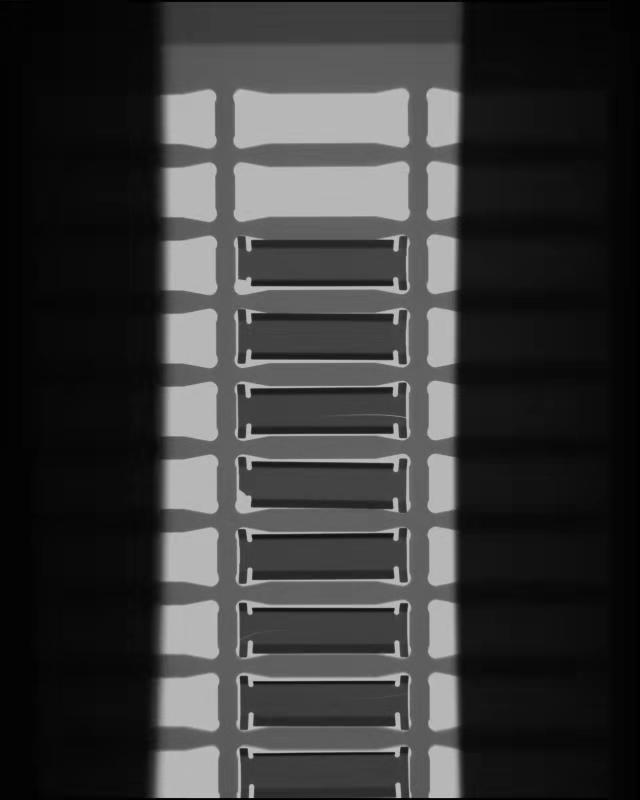
#> input picture data/images/ce01.jpg, 640 x 800 px
$ python day072.py
#> lines starting #> are read from the running program, lines starting #| are printed output that depends on the picture; after the words box and inside, x2 and y2 are one past the last pixel; in counts of white or black regions, pixels touching at a corner belong together
'''
Author       : Bingqiang Zhou
Date         : 2021-02-24 19:36:28
LastEditors  : Bingqiang Zhou
LastEditTime : 2021-02-24 22:30:35
Description  : 二值图像分析案例 – 缺陷检测一
    二值图像分析的案例，通过这些案例知识把前面所学的知识点串联起来使用，实现有一定工业实用价值的代码。
    缺陷检测一，分为两个部分，一个部分是提取指定的轮廓，第二个部分通过对比实现划痕检测与缺角检测。
    本次分享主要搞定第一部分，学会观察图像与提取图像ROI对象轮廓外接矩形与轮廓。
'''

import cv2 as cv
import matplotlib.pyplot as plt

src = cv.imread("../data/images/ce01.jpg")
#> src is the input picture: shape (800, 640, 3); min 0, max 201, mean 56.3

# 图像二值化
gray = cv.cvtColor(src, cv.COLOR_BGR2GRAY)
thresh, binary = cv.threshold(gray, 0, 255, cv.THRESH_OTSU | cv.THRESH_BINARY_INV)
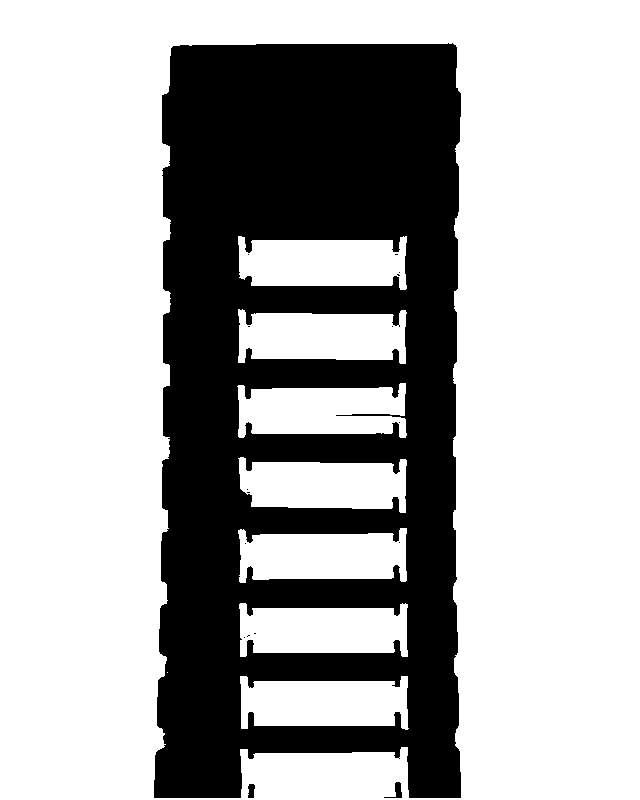
#> binary: shape (800, 640); 68.4% white; 17 black regions (14 under 20 px), largest, box (x1, y1, x2, y2) and area: (154, 43, 461, 798) 161743, (384, 782, 402, 798) 106, (248, 784, 255, 798) 81
#> thresh = 76

# 开操作去掉小块干扰
kernel = cv.getStructuringElement(cv.MORPH_RECT, (3, 3), (-1, -1))
binary = cv.morphologyEx(binary, cv.MORPH_OPEN, kernel)
#> binary: shape (800, 640); 68.3% white; 7 black regions (4 under 20 px)

# 轮廓提取
contours, hierarchy = cv.findContours(binary, cv.RETR_LIST, cv.CHAIN_APPROX_SIMPLE)
#> contours = 18 contours, 7 with area under 20; largest, box (x1, y1, x2, y2) and area: (0, 0, 640, 800) 510561, (153, 42, 462, 799) 214732, (238, 310, 406, 364) 7201, (238, 236, 407, 290) 7144, (239, 603, 408, 657) 7138
height, width = src.shape[:2]
#> height = 800; width = 640
for c in range(len(contours)):
    x, y, w, h = cv.boundingRect(contours[c])
    area = cv.contourArea(contours[c])
    if area < 150: # 去掉过小的轮廓
        continue
    if h > (height // 2): # 去掉外层大框框
        continue
    cv.rectangle(src, (x, y), (x+w, y+h), (0, 0, 255), 2)
    cv.drawContours(src, contours, c, (0, 255, 0), 2)
#> this loop made 18 passes
#> (x, y, w, h, area) on passes 1, 2, 3, 8, 11, 12, 13, 15, 16, 17, 18: (247, 783, 9, 16, 100.5), (383, 781, 20, 18, 137.5), (240, 676, 168, 54, 7115), (239, 603, 169, 54, 7138), (238, 528, 169, 55, 7128), (239, 457, 168, 56, 7041), (238, 383, 169, 55, 7067), (238, 310, 168, 54, 7201), (238, 236, 169, 54, 7143.5), (153, 42, 309, 757, 214731.5), (0, 0, 640, 800, 510561)
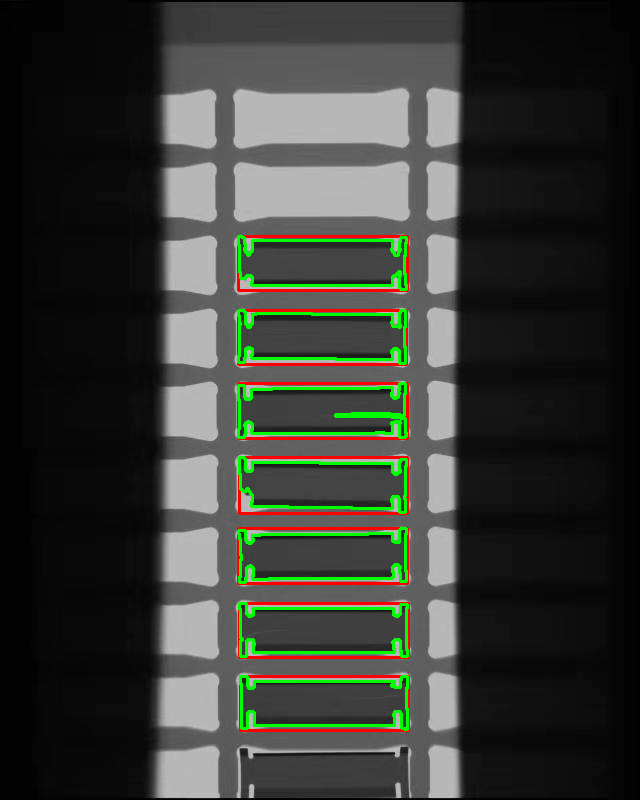
#> src: shape (800, 640, 3); 3.81% of pixels changed, all inside (x1, y1, x2, y2) = (237, 235, 410, 732)

# 可视化
rows = 1
cols = 2
images = [src, binary]
titles = ["result", "binay"]
plt.figure(figsize=(cols * 4, rows * 3)) # Width, height in inches.
for index, image in enumerate(images):
    plt.subplot(rows, cols, index + 1)
    if index >= len(titles):
        plt.title("image")
    else:
        plt.title(titles[index])
    plt.axis("off")
    if image.ndim > 2:
        plt.imshow(image[:, :, ::-1])
    else:
        plt.imshow(image, cmap="gray")
#> this loop made 2 passes
plt.show()
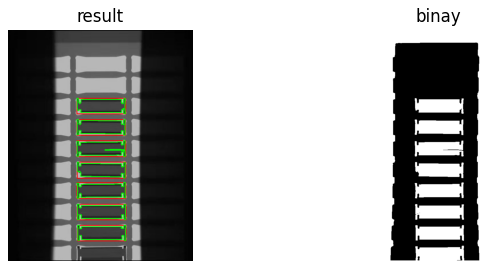
#> figure drawn by matplotlib, 2 panels

$ run again, with data/images/ce02.jpg copied over data/images/ce01.jpg
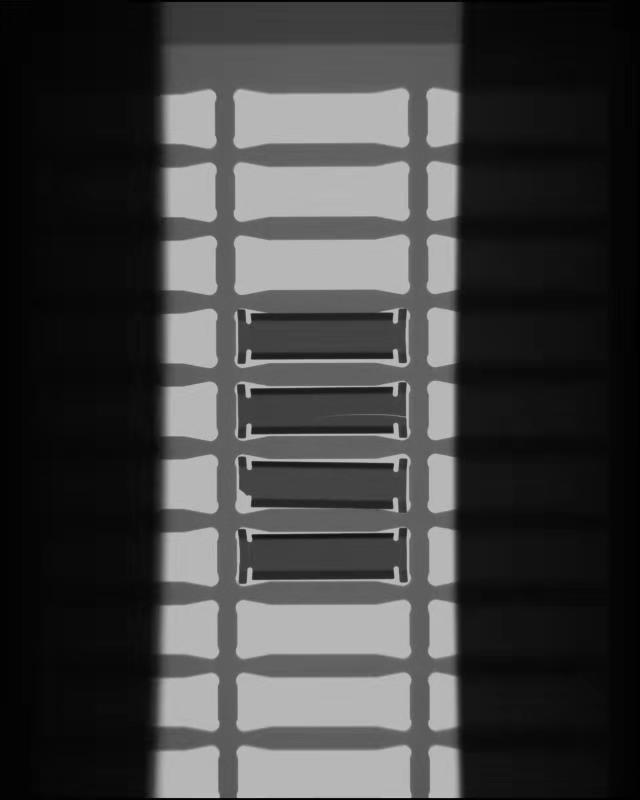
#> input picture data/images/ce02.jpg, 640 x 800 px
#> src is the input picture: shape (800, 640, 3); min 0, max 201, mean 63.9
#> `thresh, binary = cv.threshold(gray, 0, 255, cv.THRESH_OTSU | cv.THRESH..`:
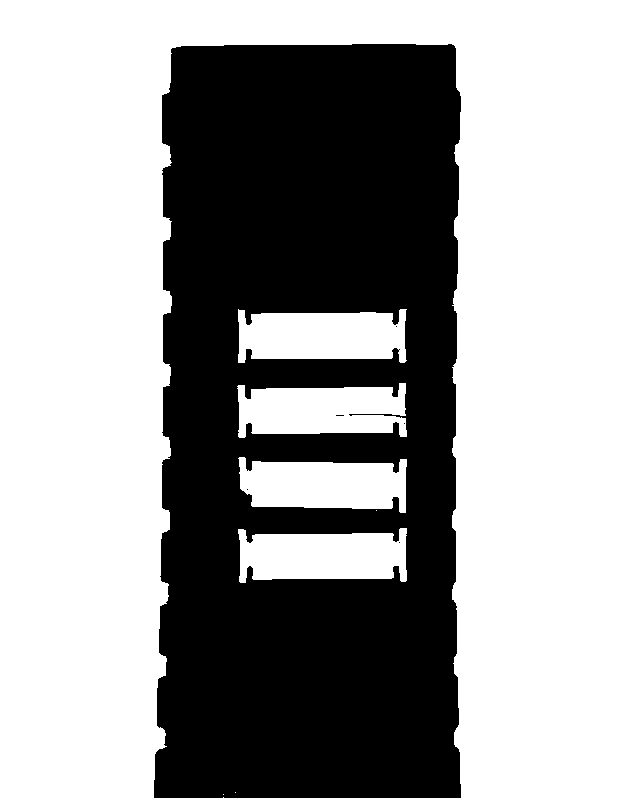
#> binary: shape (800, 640); 62.7% white; 6 black regions (5 under 20 px), largest, box (x1, y1, x2, y2) and area: (154, 44, 461, 798) 190778
#> thresh = 79
#> contours = 9 contours, 3 with area under 20; largest, box (x1, y1, x2, y2) and area: (0, 0, 640, 800) 510561, (153, 43, 462, 799) 221622, (238, 309, 406, 363) 7254, (238, 528, 407, 583) 7173, (238, 383, 407, 438) 7107, (239, 457, 407, 513) 7070
#> the loop `for c in range(len(contours)):` made 9 passes
#> (x, y, w, h, area) on passes 2, 4, 6, 7, 8, 9: (238, 528, 169, 55, 7173), (239, 457, 168, 56, 7070), (238, 383, 169, 55, 7107), (238, 309, 168, 54, 7254), (153, 43, 309, 756, 221622.5), (0, 0, 640, 800, 510561)
#> the loop `for index, image in enumerate(images):` made 2 passes
#> `plt.show()`:
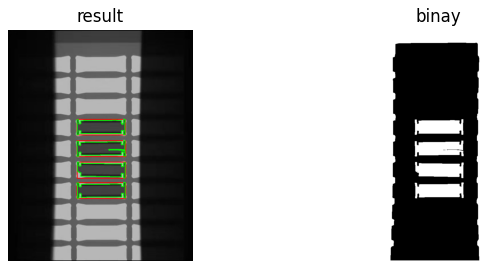
#> figure drawn by matplotlib, 2 panels
